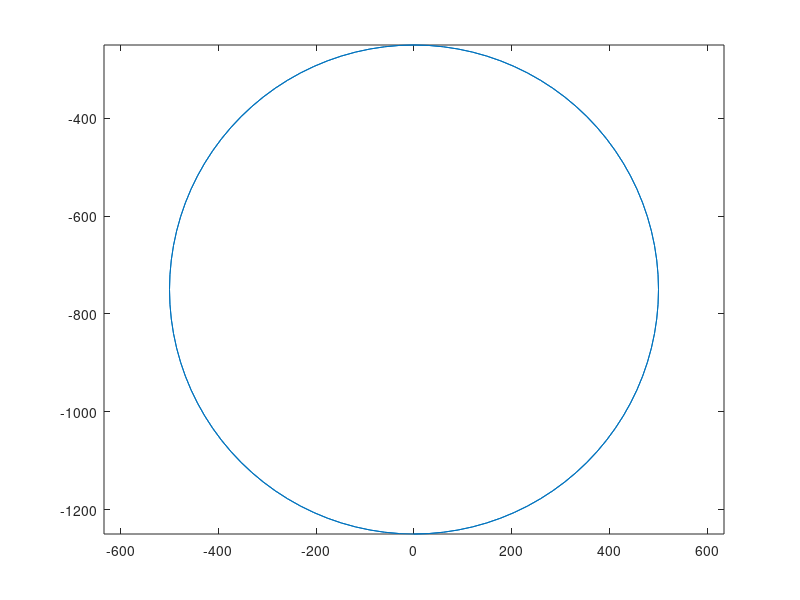
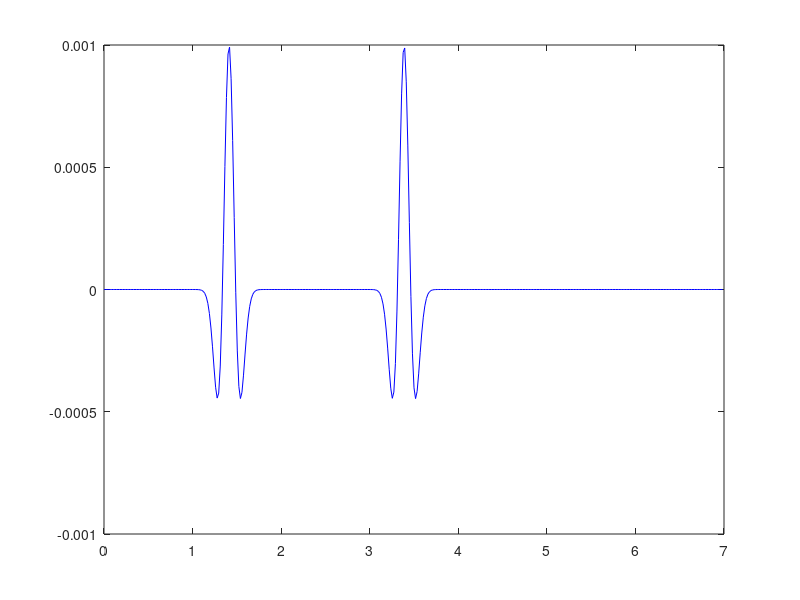

Here is the MATLAB script that generated these plots, in order:
function WRITE_DATA
global EQ1 fp t0 amax teta 
%------------------------------  input  -----------------------------------
g1 = 1*(16e5);  % shear modulus of domain
ro1 = 1;     % density of domain
g2 = 2/3*(3.24e5) ;  % shear modulus of inclusion
ro2 = 2/3;     % density of inclusion
nstep = 400; % number of time step
delt = (7/400); % time increment
% mesh generate
blim = 500;
% height of inclusion
h = 750;
%--------------calculation of cavity surface elements----------------------
tot = 1; 
%          
switch  tot
    case 1
        % circular inclusion
        % Part 1 (Outer boundary of inclusion)
        r = blim; % radius
        soe = 30;  % size of half-element
        non = r*pi/soe; % number of node
        non = round(non);
        tin = pi/non;
        tet = pi/2 : tin : 5*pi/2;
        tol = 0.000;
        while rem(length(tet),2) == 0
            soe = soe + tol; 
            non = r*pi/soe; 
            non = round(non);
            tin = pi/non;
            tet = pi/2 : tin : 5*pi/2;
            tol = tol + 0.001;
        end
        xt1(1:length(tet)) = 0; 
        yt1(1:length(tet)) = 0;
        for i = 1 : length(tet)
            xt1(i) = r * cos(tet(i));
            yt1(i) = -r * sin(tet(i))-h;
        end
        % Part 2 (Iner boundary of inclusion)
        r = blim; % radius
        soe = 30;  % size of half-element
        non = r*pi/soe; % number of node
        non = round(non);
        tin = pi/non;
        tet = 5*pi/2 : -tin : pi/2;
        tol = 0.000;
        while rem(length(tet),2) == 0
            soe = soe + tol; 
            non = r*pi/soe; 
            non = round(non);
            tin = pi/non;
            tet = 5*pi/2 : -tin : pi/2;
            tol = tol + 0.001;
        end
        xt2(1:length(tet)) = 0; 
        yt2(1:length(tet)) = 0;
        for i = 1 : length(tet)
            xt2(i) = r * cos(tet(i));
            yt2(i) = -r * sin(tet(i))-h;
        end
        xt = [xt1(1:end-1),xt2(1:end-1)];
        yt = [yt1(1:end-1),yt2(1:end-1)];
    case 2
        % ellipse inclusion
        % Part 1 (Outer boundary of inclusion)
        blim1 = 200;
        blim2 = 100;
        soe = 20;  % size of half-element
        non = ((pi/2)*(3*(blim1+blim2)-sqrt((3*blim1+blim2)*(blim1+3*blim2))))/soe; % number of node
        non = round(non);
        tin = pi/non;
        tet = pi/2 : tin : 5*pi/2;
        tol = 0.000;
        while rem(length(tet),2) == 0
            soe = soe + tol; 
            non = ((pi/2)*(3*(blim1+blim2)-sqrt((3*blim1+blim2)*(blim1+3*blim2))))/soe; 
            non = round(non);
            tin = pi/non;
            tet = pi/2 : tin : 5*pi/2;
            tol = tol + 0.001;
        end
        xt1(1:length(tet)) = 0; 
        yt1(1:length(tet)) = 0;
        for i = 1 : length(tet)
            xt1(i) = blim1 * cos(tet(i));
            yt1(i) = -blim2 * sin(tet(i))-h;
        end
        % Part 2 (Iner boundary of inclusion)
        soe = 20;  % size of half-element
        non = ((pi/2)*(3*(blim1+blim2)-sqrt((3*blim1+blim2)*(blim1+3*blim2))))/soe; % number of node
        non = round(non);
        tin = pi/non;
        tet = 5*pi/2 : -tin : pi/2;
        tol = 0.000;
        while rem(length(tet),2) == 0
            soe = soe + tol; 
            non = ((pi/2)*(3*(blim1+blim2)-sqrt((3*blim1+blim2)*(blim1+3*blim2))))/soe; 
            non = round(non);
            tin = pi/non;
            tet = 5*pi/2 : -tin : pi/2;
            tol = tol + 0.001;
        end
        xt2(1:length(tet)) = 0; 
        yt2(1:length(tet)) = 0;
        for i = 1 : length(tet)
            xt2(i) = blim1 * cos(tet(i));
            yt2(i) = -blim2 * sin(tet(i))-h;
        end
        xt = [xt1(1:end-1),xt2(1:end-1)];
        yt = [yt1(1:end-1),yt2(1:end-1)];      
end
figure(1)
plot(xt,yt)
axis equal
%----------------------prepare of input file-------------------------------
% 
input = 'input.txt';
input = lower(input);
oput = fopen(input,'wt');
fprintf(oput,'Ground_Surface_Motion_under_Vertically_SH_Waves  \n');
fprintf(oput,' %-10s\n',num2str(g1));
fprintf(oput,' %-10s\n',num2str(ro1));
fprintf(oput,' %-10s\n',num2str(g2));
fprintf(oput,' %-10s\n',num2str(ro2));
fprintf(oput,' %-10s\n',num2str(nstep));
fprintf(oput,' %-10s\n',num2str(delt));
nn = fix(length(yt));
ne = fix(nn/2);
radif = 1:length(yt);
fprintf(oput,' %-10s\n',num2str(ne));
nie = (fix(length(xt1(1:end-1))))/2;
fprintf(oput,' %-10s\n',num2str(nie));
for ii = 1 : nn
    fprintf(oput,'  %2d %8.2f %8.2f\n',[radif(ii);xt(ii);yt(ii)]);
end
fprintf(oput,' \n');
%----------------------------  prepare ricker file ------------------------
%
% ricker wavelet inputs
cs = sqrt(g1/ro1); % wave velocity
fp = 3; % predominant frequency
t0 = 2.4; % time shift parameter
%   total timet = 3 sec
dt = delt; % time interval
nt = nstep; % number of time steps
amax = 0.001; % maximum amplitude
teta = (00/180)*pi; % angle of incident wave
% prepare node coordinates file
noden = 'noden.txt';
noden = lower(noden);
node = fopen(noden,'wt');
fprintf(node,' %-10s\n',num2str(nn));
for ii = 1 : nn
    fprintf(node,'  %2d %8.2f %8.2f\n',[radif(ii);xt(ii);yt(ii)]);
end
fclose(node);
% prepare and write : ricker file 
r =zeros(1,length(xt1)-1);
rr =zeros(1,length(xt1)-1);
for ii = 1 : length(xt1)-1
    r(ii) = abs(-sin(teta)*xt1(ii)+cos(teta)*yt1(ii));
    rr(ii) = abs(-sin(teta)*xt1(ii)-cos(teta)*yt1(ii));
end       
t=zeros(1,nt);
for jj = 1 : nt
    if jj == 1
        t(jj) = 0;
    else
        t(jj) = t(jj-1)+dt;
    end
    landa = cs/fp;
    for kk = 1 : length(xt1)-1
        if r(kk) > cs*t(jj)
            eq1 = 0;
        else
            alpha_inc = cs*(t(jj)-t0)-sin(teta)*xt1(kk)+cos(teta)*yt1(kk);
            cst = ((pi/landa)*alpha_inc)^2;
            eq1 = -amax*(2*cst-1)*exp(-cst);
        end
        if rr(kk) > cs*t(jj)
            eq2 = 0;
        else
            alpha_ref = cs*(t(jj)-t0)-sin(teta)*xt1(kk)-cos(teta)*yt1(kk);
            cst = ((pi/landa)*alpha_ref)^2;
            eq2 = -amax*(2*cst-1)*exp(-cst);
        end
        EQ1(jj,kk)=eq1+eq2;
    end
end
find(rr==max(rr))
figure(2)
plot(t,EQ1(:,1),'b-')
% if seismic = 1 earthquake wave is exist else seimic is zero
seismic = 1;
% traction loading. 
nfun = 0;
%
fprintf(oput,' %-10s\n',num2str(seismic));
fprintf(oput,' %-10s\n',num2str(nfun));
% internal points
xi=5*blim:-20:-5*blim;
yi=zeros(1,length(xi));
intp = length(xi);
radif = 1:length(xi);
if intp ~= 0
    fprintf(oput,' %-10s\n',num2str(length(xi)));
    for ii = 1 : length(xi)
        fprintf(oput,'  %2d %8.2f %8.2f\n',[radif(ii);xi(ii);yi(ii)]);
    end
else
    fprintf(oput,' %-10s\n',num2str(intp));
end
fclose(oput);